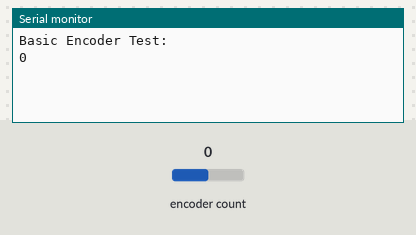
Recording of a sketch running on a simulated ESP8266 (NodeMCU). Shown: the last lines printed to the serial monitor. The inputs (shaded band) are chosen by the test bench; at power-on: encoder count 0.

Above: at 1.2 s.
1.3 s: encoder count set to 1
At 2.5 s:
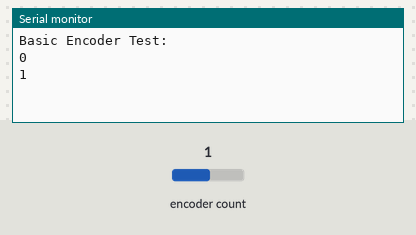
2.8 s: encoder count set to 2
At 3.9 s:
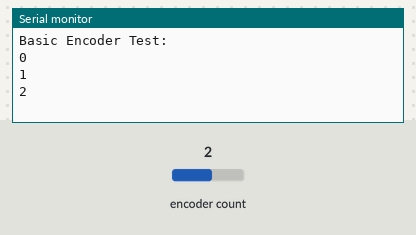

The sketch:

encoder_test.ino
```cpp
#include <Encoder.h>

Encoder myEnc(D5, D6);

void setup() {
  Serial.begin(9600);
  Serial.println("Basic Encoder Test:");
}

long oldPosition  = -999;

void loop() {
  long newPosition = myEnc.read();
  if (newPosition != oldPosition) {
    oldPosition = newPosition;
    Serial.println(newPosition / 4);
  }
}
```

Measured:
- after the input at 1.3 s, the serial monitor: prints a new line at once (image 1)
- after the input at 2.8 s, the serial monitor: prints a new line at once (image 2)
